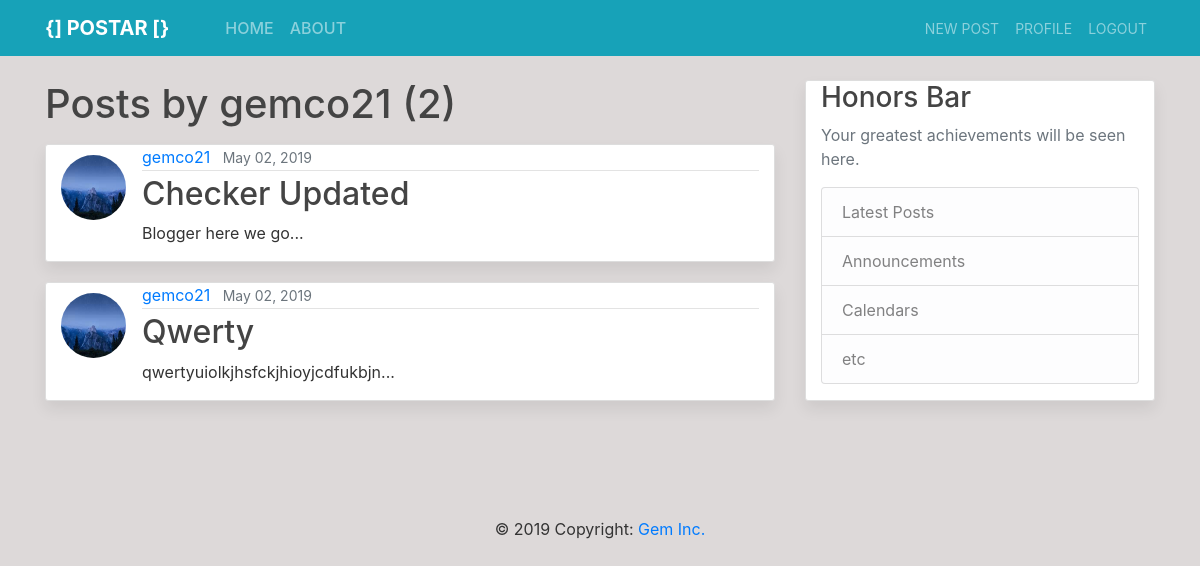
The page /user/gemco21/ (signed in) on the database its author committed.
### blog/models.py (models this page shows, shortened)
class Post(models.Model):
    title = models.CharField(max_length=100)
    content = models.TextField()
    date_posted = models.DateTimeField(auto_now_add=True)
    author = models.ForeignKey(User, on_delete=models.CASCADE)
    def snippet(self):
        if Post.content == [50]:
            return self.content[50]
        else:
            return self.content[:50] + '...'

### users/models.py (models this page shows, shortened)
class Profile(models.Model):
    user = models.OneToOneField(User, on_delete=models.CASCADE)
    image = models.ImageField(default='default.jpg', upload_to='profile_pics')

### blog/views.py (the view)
# urls.py: path('user/<str:username>/', UserPostListView.as_view(), name='user-posts'),
class UserPostListView(ListView):
    model = Post
    template_name = 'blog/user_posts.html'
    context_object_name = 'posts'
    paginate_by = 3
    def get_queryset(self):
        user = get_object_or_404(User, username=self.kwargs.get('username'))
        return Post.objects.filter(author=user).order_by('-date_posted')

### blog/templates/blog/user_posts.html (shortened to what this page needs)
{% extends 'blog/base.html' %}
{% block content %}
{% if user.is_authenticated%}
<h1 class="mb-3">Posts by {{ view.kwargs.username }} ({{ page_obj.paginator.count }})</h1>
{% for post in posts%}
<div class="content-section special">
<article class="container media">
        <a href="{% url 'user-profile' post.author.username %}"><img src="{{ post.author.profile.image.url }}" class="rounded-circle article-img" alt="profile"></a>
        <div class="media-body">
        <div class="article-metadata">
            <a href="{% url 'user-posts' post.author.username %}" class="mr-2">{{ post.author }}</a>
            <small class="text-muted">{{ post.date_posted|date:"F d, Y" }}</small>
        </div>
        <h2><a class="article-title" href="{% url 'post-detail' post.id%}">{{ post.title }}</a></h2>
        <p class="article-content">{{ post.snippet }}</p>
    </div>
</article>
</div>
{% endfor %}
{% else %}
<h1>You must be logged in first</h1>
<a href="{% url 'login' %}">Login</a>
{% endif %}
{% endblock %}

### blog/static/blog/css/main.css (style rules this page uses)
body { background: #ddd9d9; color: #333333; margin-top: 5rem; }
h1, h2, h3, h4, h5, h6 { color: #444444; }
.content-section { background: #ffffff; padding: 10px, 20px; border: 1px solid #dddddd; border-radius: 3px; margin-bottom: 20px; box-shadow: 0 0.5rem 1rem rgba(0, 0, 0, 0.075) !important; }
.article-title { color: #444444; }
.article-content { white-space: pre-line; }
.article-img { height: 65px; width: 65px; margin-right: 16px; margin-top: 10px; }
.article-metadata { padding-bottom: 1px; margin-bottom: 4px; border-bottom: 1px solid #e3e3e3; }

### rows shown on the page
Post: author.profile.image (placeholder picture), author "gemco21", date_posted "May 02, 2019", title "Checker Updated", snippet "Blogger here we go..."
Post: author.profile.image (placeholder picture), author "gemco21", date_posted "May 02, 2019", title "Qwerty", snippet "qwertyuiolkjhsfckjhioyjcdfukbjn..."

### other values the page prints
{{ view.kwargs.username }} "gemco21"
{{ page_obj.paginator.count }} "2"
